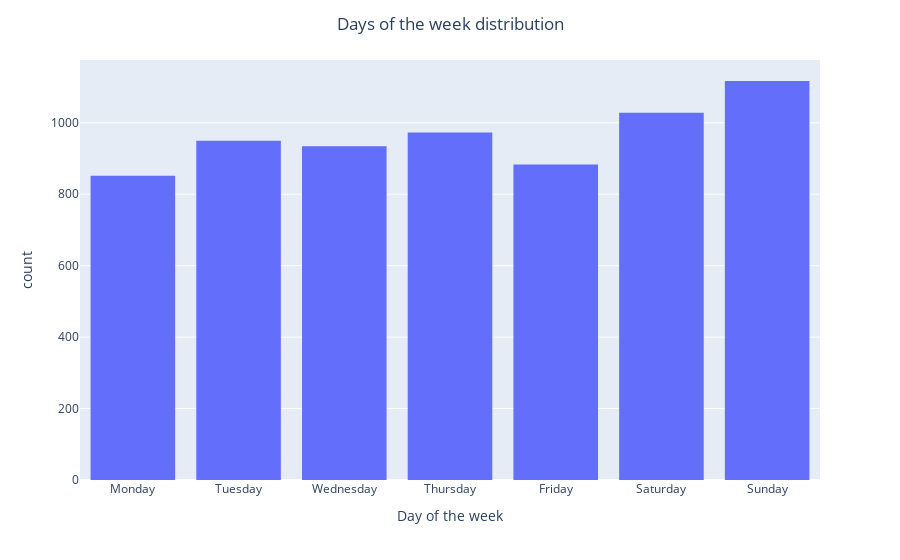

Here is the notebook cell this chart was saved with:
### Markdown cell above
Date and time distribution.

Since the emails belong to Hillary Clinton's personal account instead of the institutional one, we should notice few emails sent during weekdays.

### Code cell
def plot_days_dist(df):
    days_order = ["Monday", "Tuesday", "Wednesday", "Thursday", "Friday", "Saturday", "Sunday"]
    fig = px.histogram(df, x="WeekDay", category_orders={"WeekDay": days_order})
    fig.update_layout(
        xaxis_title="Day of the week",
        title= dict(
            text=f'Days of the week distribution',
            xanchor='center',
            x=0.5),
    )
    return fig

fig = plot_days_dist(df)
fig.show()
fig.write_image("assets/days_week_distribution.png", scale=SCALE)

### Figure 1 — Plotly figure (JSON) as saved in the notebook; plotly's stock layout.template omitted (floating-point values rounded to 4 significant figures; data arrays with more than 128 entries replaced by an {"elided": "..."} marker saying what was removed)
{"data": [{"alignmentgroup": "True", "bingroup": "x", "hovertemplate": "WeekDay=%{x}<br>count=%{y}<extra></extra>", "legendgroup": "", "marker": {"color": "#636efa"}, "name": "", "offsetgroup": "", "orientation": "v", "showlegend": false, "type": "histogram", "x": {"elided": "6737 str values"}, "xaxis": "x", "yaxis": "y"}], "layout": {"barmode": "relative", "legend": {"tracegroupgap": 0}, "margin": {"t": 60}, "title": {"text": "Days of the week distribution", "x": 0.5, "xanchor": "center"}, "xaxis": {"anchor": "y", "categoryarray": ["Monday", "Tuesday", "Wednesday", "Thursday", "Friday", "Saturday", "Sunday"], "categoryorder": "array", "domain": [0.0, 1.0], "title": {"text": "Day of the week"}}, "yaxis": {"anchor": "x", "domain": [0.0, 1.0], "title": {"text": "count"}}}}
